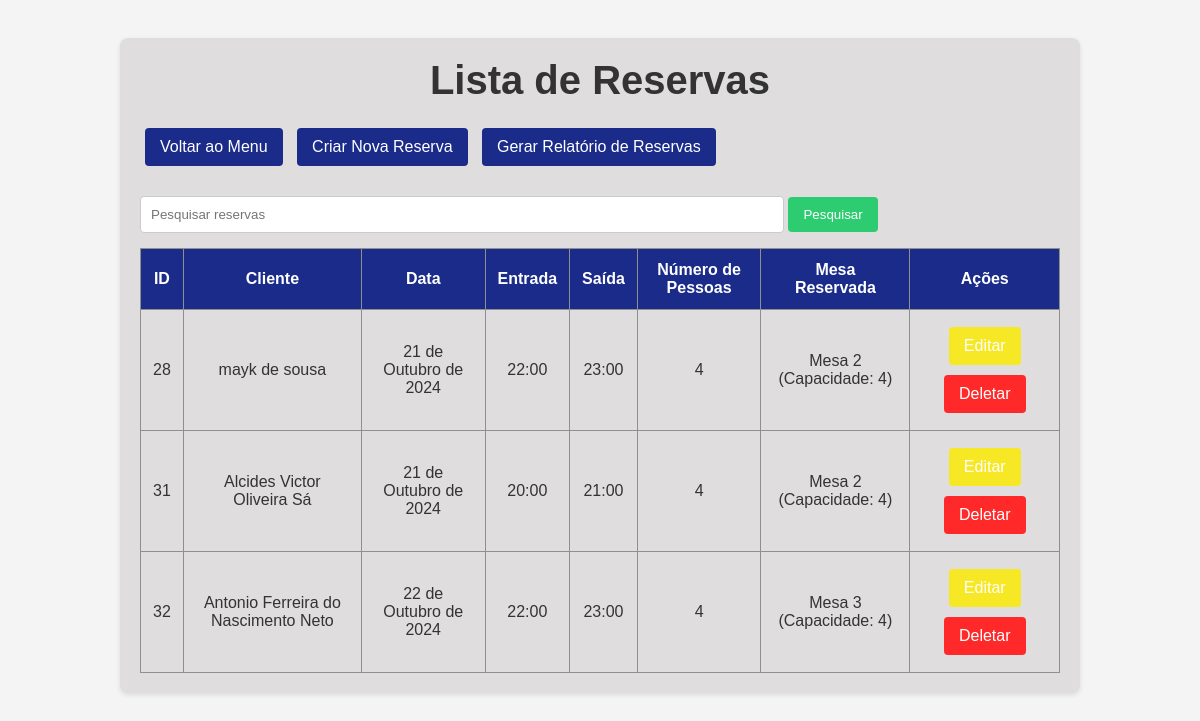
/reservas/ (signed in), run on the app's committed database.
### core/models.py (models this page shows, shortened)
class Reserva(models.Model):
    cliente = models.ForeignKey(Cliente, on_delete=models.CASCADE)  # Relaciona a reserva com o cliente
    mesa = models.ForeignKey(Mesa, on_delete=models.CASCADE)  # Relaciona a reserva com a mesa
    data_reserva = models.DateField()
    hora_entrada = models.TimeField()  # Horário de entrada
    hora_saida = models.TimeField()     # Horário de saída
    num_pessoas = models.IntegerField()

class Cliente(models.Model):
    nome = models.CharField(max_length=255)  # Campo para o nome do cliente
    email = models.EmailField(unique=True)             # Campo para o e-mail do cliente
    telefone = models.CharField(max_length=15)

class Mesa(models.Model):
    numero = models.IntegerField(unique=True)  # Número da mesa
    capacidade = models.IntegerField()  # Capacidade da mesa
    def __str__(self):
        return f'Mesa {self.numero} (Capacidade: {self.capacidade})'

### core/views.py (the view)
# urls.py: path('reservas/', views.lista_reservas, name='lista_reservas'),
@login_required
def lista_reservas(request):
    reservas = Reserva.objects.all().order_by('data_reserva', 'hora_entrada')  # Busca todas as reservas e ordena por data e hora de entrada.
    query = request.GET.get('q')  # Obtém o termo de busca (se houver).
    if query:
        reservas = Reserva.objects.annotate(  # Adiciona um campo "nome_cliente" à query para pesquisar.
            cliente_nome=Concat('cliente__nome', Value(''))  # Concatena o nome do cliente.
        ).filter(cliente__nome__icontains=query)  # Filtra as reservas que contenham o termo buscado.
    else:
        reservas = Reserva.objects.all()  # Caso não haja busca, retorna todas as reservas.
    return render(request, 'core/reservas/lista_reservas.html', {'reservas': reservas})  # Renderiza a lista de reservas.

### core/templates/core/reservas/lista_reservas.html (shortened to what this page needs)
{% block content %}
<head>
    {% load static %}
    <link rel="stylesheet" href="{% static 'css/lista.css' %}">
</head>
<div class="container">
    <h1>Lista de Reservas</h1>
    <a href="{% url 'menu' %}" class="button">Voltar ao Menu</a>
    <a href="{% url 'criar_reserva' %}" class="button">Criar Nova Reserva</a>
    <a href="{% url 'gerar_relatorio_reservas' %}" target="_blank" class="button">Gerar Relatório de Reservas</a>
    <form method="GET" action="{% url 'lista_reservas' %}">
        <input class="pesquisa"  type="text" name="q" placeholder="Pesquisar reservas" autocomplete="off">
        <button type="submit">Pesquisar</button>
    </form>
    <table>
        <thead>
            <tr>
                <th>ID</th>
                <th>Cliente</th>
                <th>Data</th>
                <th>Entrada</th>
                <th>Saída</th>
                <th>Número de Pessoas</th>
                <th>Mesa Reservada</th>
                <th>Ações</th>
            </tr>
        </thead>
        <tbody>
            {% for reserva in reservas %}
            <tr>
                <td>{{ reserva.id }}</td>
                <td>{{ reserva.cliente.nome }}</td>
                <td>{{ reserva.data_reserva }}</td>
                <td>{{ reserva.hora_entrada }}</td>
                <td>{{ reserva.hora_saida}}</td>
                <td>{{ reserva.num_pessoas }}</td>
                <td>{{ reserva.mesa }}</td>
                <td>
                    <a href="{% url 'editar_reserva' reserva.id %}" class="button-editar">Editar</a>
                    <a href="{% url 'deletar_reserva' reserva.id %}" class="button-deletar">Deletar</a>
                </td>
            </tr>
            {% empty %}
            <tr>
                <td colspan="5">Nenhuma reserva encontrada.</td>
            </tr>
            {% endfor %}
        </tbody>
    </table>
</div>
{% endblock %}

### core/static/css/lista.css (style rules this page uses)
* { margin: 0; padding: 0; box-sizing: border-box; }
.container { width: 80%; margin: 20px auto; padding: 20px; background-color: #dfdddd; border-radius: 8px; box-shadow: 0 2px 5px rgba(0, 0, 0, 0.1); }
h1 { font-size: 2.5em; margin-bottom: 20px; text-align: center; }
table { width: 100%; border-collapse: collapse; }
table th, table td { padding: 12px; text-align: center; border: 1px solid #8f8f8f; }
table th { background: #1a2b8a; color: white; }
.button { display: inline-block; padding: 10px 15px; margin: 5px; color: white; background: #1a2b8a; border: none; border-radius: 4px; text-decoration: none; transition: background-color 0.3s; }
.button-editar { display: inline-block; padding: 10px 15px; margin: 5px; color: rgb(255, 255, 255); background: #f6e824; border: none; border-radius: 4px; text-decoration: none; transition: background-color 0.3s; }
.button-deletar { display: inline-block; padding: 10px 15px; margin: 5px; color: rgb(255, 255, 255); background: #ff2929; border: none; border-radius: 4px; text-decoration: none; transition: background-color 0.3s; }
form { margin-top: 20px; }
form input[type="text"], form input[type="email"], form input[type="tel"], form select { width: 70%; padding: 10px; margin: 5px 0 15px 0; border: 1px solid #ccc; border-radius: 4px; }
form button { background-color: #2ecc71; border: none; color: white; padding: 10px 15px; border-radius: 4px; cursor: pointer; }

### data on the page
Reserva: id "28", cliente.nome "mayk de sousa", data_reserva "21 de Outubro de 2024", hora_entrada "22:00", hora_saida "23:00", num_pessoas "4", mesa "Mesa 2 (Capacidade: 4)"
Reserva: id "31", cliente.nome "Alcides Victor Oliveira Sá", data_reserva "21 de Outubro de 2024", hora_entrada "20:00", hora_saida "21:00", num_pessoas "4", mesa "Mesa 2 (Capacidade: 4)"
Reserva: id "32", cliente.nome "Antonio Ferreira do Nascimento Neto", data_reserva "22 de Outubro de 2024", hora_entrada "22:00", hora_saida "23:00", num_pessoas "4", mesa "Mesa 3 (Capacidade: 4)"
